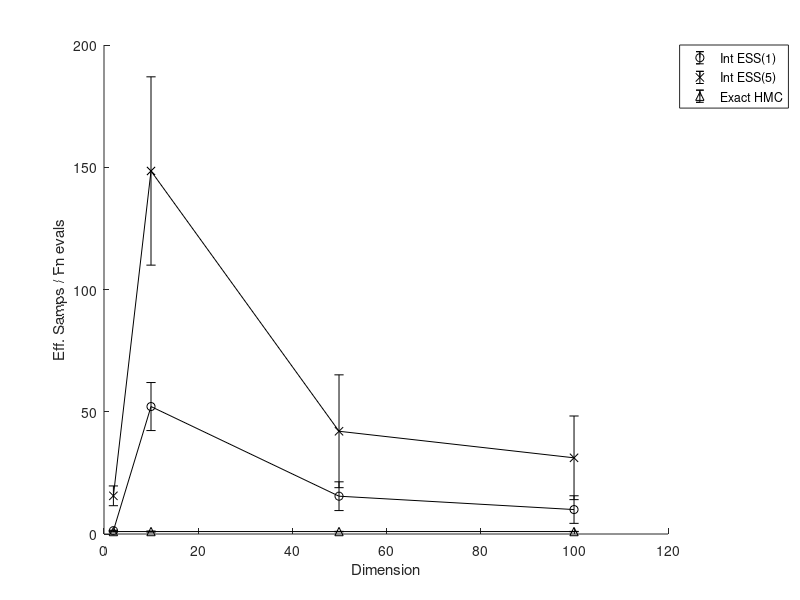
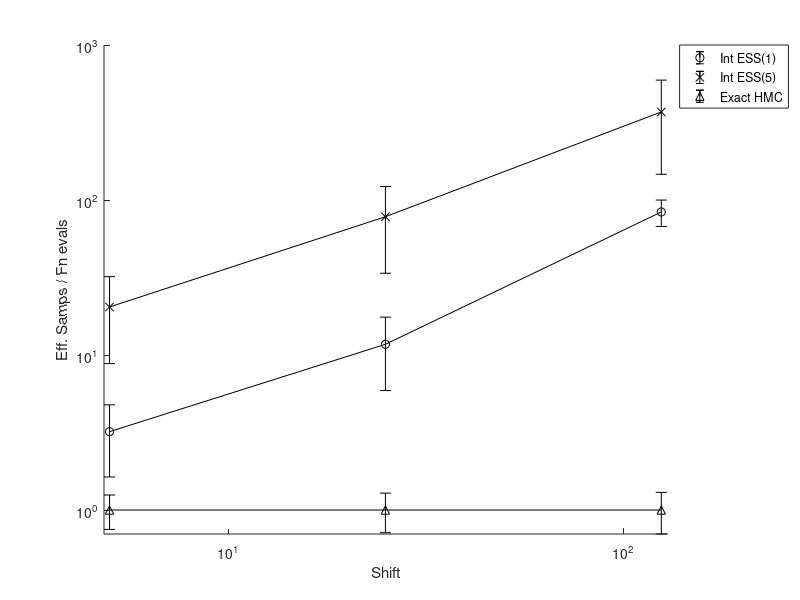

These figures' MATLAB source, in order:
% Line plot for box

%% Load data

boxd2s0 = [2171.9518, 511.9852, 6000, 0, 0.23385, 0.02824;
2134.9363, 552.6352, 800, 0, 2.6687, 0.69079;
1.7916e+03, 312.97, 1.0482e+04, 79.3494, 0.1709, 0.0299];

boxd2s5 = [1525.5851, 734.2099, 6000, 0, 0.256258, 0.1255;
1306.7351, 743.3901, 800, 0, 1.6334, 0.92924;
1466.76 425.47 18861.13 264.44 0.08 0.02];

boxd2s25 = [1463.0842, 712.9935, 6000, 0 ,0.2463, 0.12244;
1310.3656, 744.3436,800,0, 1.638, 0.93043;
1446.618 410.936 68359.52 1341.007 0.021 0.006];

boxd2s125 = [1416.1503, 744.9932, 6000, 0, 0.3567 0.068994;
1261.0018, 761.5869,800,0, 1.5763, 0.95198;
1360.542764 408.572986 319371.56 6213.854238 0.00426 0.001276;];

boxd10s10 = [1.3596e+03, 341.8681, 4400, 0, 0.30909, 0.0777;
929.5557, 380.6265,1200,0, 0.7746, 0.3172;
1574.89507 302.59329 210377.75 152.55324 0.00749 0.00144];

boxd10s0 = [1.6830e+03, 317.0247, 4400, 0, 0.38263, 0.07209 ;
1.3077e+03, 339.16, 1200, 0, 1.0898, 0.28266;
1542.95152 345.06822 210352.38 118.1579 0.00734 0.00164];

boxd50s0 = [400.7331, 152.3721,4080,0, 0.10021, 0.038103;
217.8248 119.6069 880 0 0.2723 0.1495;
1577.5063492 132.0246783 243449.46 197.5855994 0.0064798 0.0005427];

boxd50s10 = [341.2378, 134.679, 4080, 0, 0.085331, 0.033678;
191.0172, 107.2506, 880, 0, 0.23877, 0.13406;
1583.2399269 160.1264556 247625.57 239.541998 0.0063936 0.0006459];

boxd100s0 = [130.7401, 73.7892,4040,0, 0.032693, 0.018452;
85.6103, 46.9899, 840, 0, 0.1019142, 0.05594;
1566.5295766 104.1618411 478978.82 280.2057462 0.0032706 0.0002175];

boxd100s10 = [114.1189, 59.5151, 4040, 0, 0.028537, 0.014882;
89.8926, 48.8117, 840, 0, 0.107019, 0.058109;
1566.4721242 89.7448082 295062.61 314.4712701 0.0053089 0.0003038];

%% Plot dimension

int_ess_1_s0 = [boxd2s0(1,5), boxd10s0(1,5),  boxd50s0(1,5),  boxd100s0(1,5)];
int_ess_5_s0 = [boxd2s0(2,5), boxd10s0(2,5),  boxd50s0(2,5),  boxd100s0(2,5)];
exHMC_5_s0 = [boxd2s0(3,5), boxd10s0(3,5),  boxd50s0(3,5),  boxd100s0(3,5)];

std_int_ess_1_s0 = [boxd2s0(1,6), boxd10s0(1,6),  boxd50s0(1,6),  boxd100s0(1,6)];
std_int_ess_5_s0 = [boxd2s0(2,6), boxd10s0(2,6),  boxd50s0(2,6),  boxd100s0(2,6)];
std_exHMC_5_s0 = [boxd2s0(3,6), boxd10s0(3,6),  boxd50s0(3,6),  boxd100s0(3,6)];


figure
hold on
errorbar([2,10,50,100],int_ess_1_s0./exHMC_5_s0,std_int_ess_1_s0./exHMC_5_s0,'-ok')
errorbar([2,10,50,100],int_ess_5_s0./exHMC_5_s0,std_int_ess_5_s0./exHMC_5_s0,'-xk')
errorbar([2,10,50,100],exHMC_5_s0./exHMC_5_s0,std_exHMC_5_s0./exHMC_5_s0,'-^k')
hold off
set(gcf,'units','points','position',[10,10,700,200])
ylabel('Eff. Samps / Fn evals')
xlabel('Dimension')
lh = legend('Int ESS(1)','Int ESS(5)','Exact HMC')
set(lh,'Location','BestOutside','Orientation','vertical')


%% Plot shift

int_ess_1_d2 = [boxd2s0(1,5), boxd2s5(1,5),  boxd2s25(1,5),  boxd2s125(1,5)];
int_ess_5_d2 = [boxd2s0(2,5), boxd2s5(2,5),  boxd2s25(2,5),  boxd2s125(2,5)];
exHMC_5_d2 = [boxd2s0(3,5), boxd2s5(3,5),  boxd2s25(3,5),  boxd2s125(3,5)];

std_int_ess_1_d2 = [boxd2s0(1,6), boxd2s5(1,6),  boxd2s25(1,6),  boxd2s125(1,6)];
std_int_ess_5_d2 = [boxd2s0(2,6), boxd2s5(2,6),  boxd2s25(2,6),  boxd2s125(2,6)];
std_exHMC_5_d2 = [boxd2s0(3,6), boxd2s5(3,6),  boxd2s25(3,6),  boxd2s125(3,6)];

figure
hold on
errorbar([0,5,25,125],int_ess_1_d2./exHMC_5_d2,std_int_ess_1_d2./exHMC_5_d2,'-ok')
errorbar([0,5,25,125],int_ess_5_d2./exHMC_5_d2,std_int_ess_5_d2./exHMC_5_d2,'-xk')
errorbar([0,5,25,125],exHMC_5_d2./exHMC_5_d2,std_exHMC_5_d2./exHMC_5_d2,'-^k')
hold off
set(gcf,'units','points','position',[10,10,700,200])
ylabel('Eff. Samps / Fn evals')
xlabel('Shift')
lh = legend('Int ESS(1)','Int ESS(5)','Exact HMC')
set(lh,'Location','BestOutside','Orientation','vertical')
set(gca,'yscale','log')
set(gca,'xscale','log')
axis([0,130,0,1000])